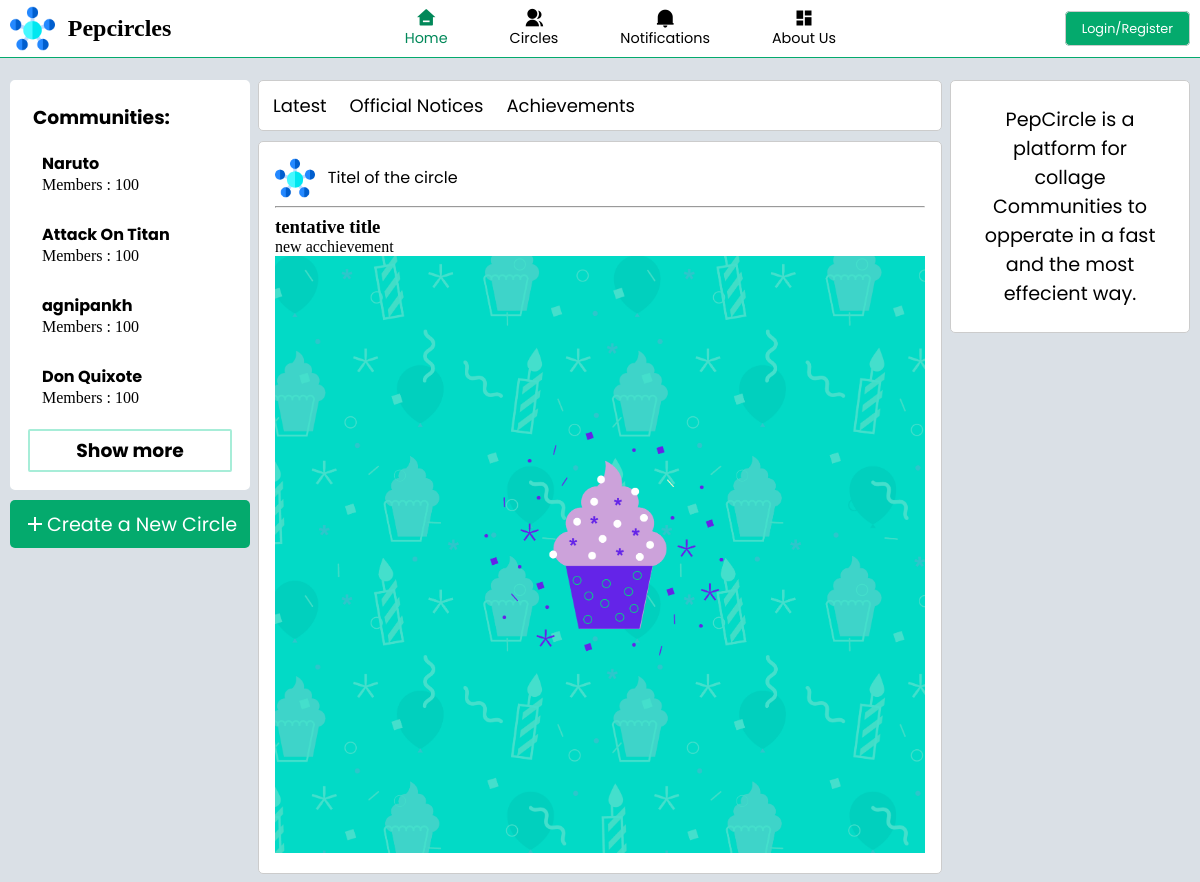
Before: / (upper part) with the older database file.
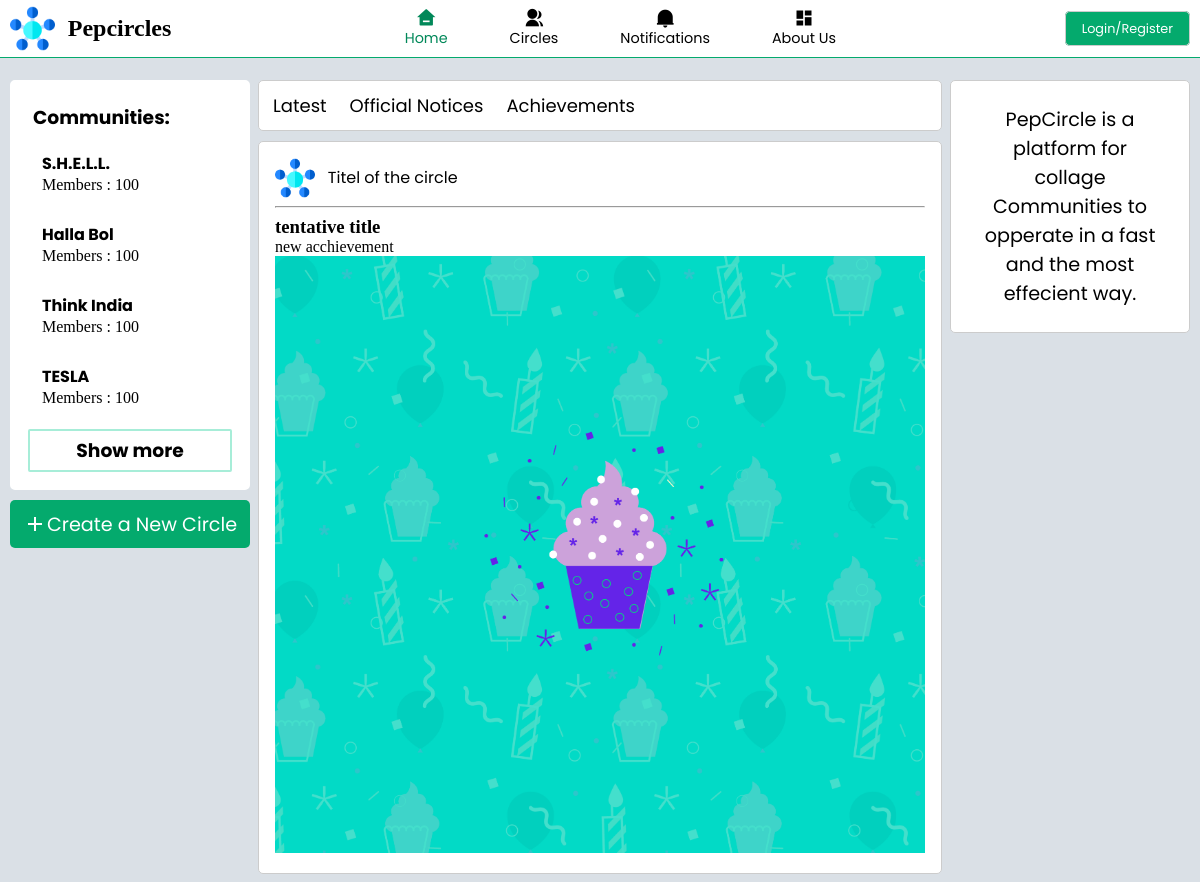
After: the same page with the newer database file.
### tables this page shows
CREATE TABLE `staticcircleinfo` (
  `circleId` int(11) NOT NULL,
  `circleName` char(250) NOT NULL,
  `circleLogo` varchar(3000) NOT NULL,
  `circleDiscription` varchar(5000) NOT NULL,
  `circleBanner` varchar(3000) NOT NULL DEFAULT 'low_poly_banner_design_1711.jpg',
  `circleStatus` int(11) NOT NULL,
  `collegeId` int(11) NOT NULL
);

CREATE TABLE `posts` (
  `post_id` int(11) NOT NULL,
  `time` time(6) NOT NULL,
  `date` date NOT NULL,
  `user_id` varchar(256) NOT NULL,
  `circleId` int(11) NOT NULL,
  `title` varchar(3000) NOT NULL,
  `content` longtext NOT NULL,
  `postType` int(11) NOT NULL DEFAULT 0
);

CREATE TABLE `image_rel` (
  `post_id` int(11) NOT NULL,
  `image_Id` int(11) NOT NULL
);

CREATE TABLE `images` (
  `imageId` int(11) NOT NULL,
  `imageName` varchar(256) NOT NULL,
  `time` time(6) NOT NULL,
  `date` date NOT NULL,
  `user_id` int(11) NOT NULL
);

### pages/back/database_connection.php (called while the page is built, shortened)
<?php
include "connection.php";
$sql = "SELECT *
            FROM staticcircleinfo";
$sql2 = "SELECT *
            FROM posts
            ORDER BY post_id DESC
            LIMIT 8";
$res = mysqli_query($conn, $sql);
$res2 = mysqli_query($conn, $sql2);
?>

### pages/post_templet.php (the view)
<?php
while ($row2 = mysqli_fetch_assoc($res2)) {
                ?>
                        <div class="ind_post post-id" id="<?php echo $row2['post_id']; ?>">
                            <div class="head_post">
                                <img src="/collageCommunity/images/logo.png" alt="">
                                <span>Titel of the circle</span>
                            </div>
                            <hr>
                            <h3><?php echo $row2['title']; ?></h3>
                            <p><?php echo $row2['content']; ?></p>
                            <?php
                                $post_id = $row2['post_id'];
                                $sql5 ="SELECT ir.post_id,
                                                ir.image_Id,
                                                i.imageName
                                        FROM image_rel AS ir
                                        JOIN images AS i
                                        ON ir.image_Id = i.imageId
                                        WHERE ir.post_id =  '$post_id'";
                                $res5 = mysqli_query($conn, $sql5);
                                if (mysqli_num_rows($res5) > 0) {
                                    while ($row5 = mysqli_fetch_assoc($res5)) {
                            ?>
                                        <div class = "post-image">
                                            <img src="/collageCommunity/images/post_images/<?php echo $row5['imageName']; ?>" alt="image">
                                        </div>
                            <?php
                                    }
                                }
                            ?>
                        </div>
                <?php } ?>

### index.php (shortened to what this page needs)
<?php
include "pages/back/database_connection.php";
?>
<!DOCTYPE html>
<html lang="en">
<head>
    <link rel="stylesheet" href="css/index.css">
</head>
<body>
    <?php
    include "pages/navbar.php";
    ?>
    <div class="main">
        <div class="comm_bar">
            <div class="sub_comm_bar">
                <h3 class="head">Communities:</h3>
                <ul>
                    <?php
                    if (mysqli_num_rows($res) > 0) {
                        $i = 0;
                        while ($row = mysqli_fetch_assoc($res)) {
                    ?>
                            <li>
                                <a href="pages/community_page.php?commid=<?php echo $row['circleId'] ?>">
                                    <h3><?php echo $row['circleName']; ?></h3>
                                    <p>Members : 100</p>
                                </a>
                            </li>
                    <?php
                            $i++;
                            if ($i == 4) {
                                break;
                            }
                        }
                    }
                    ?>
                </ul>
                <div class="show_more">
                    <h3 class="head"><a href="pages/circles.php">Show more</a></h3>
                </div>
            </div>
            <div class="create">
                <a href="pages/create_comm.php" id="comm">
                    <div><i class="ri-add-line"></i>
                        <p>Create a New Circle</p>
                    </div>
                </a>
            </div>
        </div>
        <div class="feed">
            <div class="tags">
                <a href="#">Latest</a>
                <a href="#">Official Notices</a>
                <a href="#">Achievements</a>
            </div>
            <div class="posts" id="posts">
                <?php
                if (mysqli_num_rows($res2) > 0) {
                    include "pages/post_templet.php";
                } ?>
            </div>
        </div>
        <div class="right_side">
                <?php
                    if (isset($_SESSION['login_status'])) {
                        if (mysqli_num_rows($res3) > 0) {
                            $row3 = mysqli_fetch_assoc($res3);
                ?>
            <a href="pages/profile_page.php">
                <div class="profile" id="profile">
                    <div class="img">
                        <img src="<?php echo "images/profile_img/".$row3['profile_img']; ?>">
                    </div>
                    <div class="info">
                        <p><?php echo base64_decode($row3['user_name']); ?></p>
                        <p><?php $row3['about']; ?></p>
                    </div>
                    <div class="pro_cir">
                        <p>Your circles : 5</p>
                        <p>Members : 500</p>
                    </div>
                </div>
            </a>
            <div class="sub_comm_bar" id="recent">
                <h3 class="head">Recent Posts:</h3>
                <ul>
                    <li>
                        <a href="#">
                            <h3>This_Community</h3>
                            <p>Community Discription</p>
                        </a>
                    </li>
                    <li>
                        <a href="#">
                            <h3>This_Community</h3>
                            <p>Community Discription</p>
                        </a>
                    </li>
                    <li>
                        <a href="#">
                            <h3>This_Community</h3>
                            <p>Community Discription</p>
                        </a>
                    </li>
                </ul>
            </div>
            <?php } } else{ ?>
                <div class="profile">
                    <div class = "info">
                        <p>PepCircle is a platform for collage Communities to opperate in a fast and the most effecient way.</p>
                    </div>
                </div>
            <?php } ?>
        </div>
    </div>
</body>
</html>

### pages/navbar.php (shortened to what this page needs)
<head>
    <link rel="stylesheet" href="/collageCommunity/css/navbar1.css">
    <link href="https://cdn.jsdelivr.net/npm/remixicon@2.5.0/fonts/remixicon.css" rel="stylesheet">
    <link rel="stylesheet" href="https://unpkg.com/boxicons@latest/css/boxicons.min.css">
</head>
<div class="header">
        <div class="logo">
            <img src= "/collageCommunity/images/logo.png" alt="" height="45px" width="45px">
            <h1>Pepcircles</h1>
        </div>
        <div class="navbar">
            <nav>
                <ul>
                    <li><a id="home" href="/collageCommunity/index.php"><i class="ri-home-3-fill"></i><span>Home</span></a></li>
                    <li><a id="circles" href="/collageCommunity/pages/circles.php"><i class="ri-group-fill"></i><span>Circles</span></a></li>
                    <li><a id="notification" href="/collageCommunity/pages/notifications.php"><i class="ri-notification-2-fill"></i><span>Notifications</span></a></li>
                    <li><a id="aboutus" href="/collageCommunity/pages/about.php"><i class="ri-dashboard-fill"></i></i><span>About Us</span></a></li>
                </ul>
            </nav>
        </div>
        <div class="login">
            <?php
            if (isset($_SESSION['login_status'])) {
            ?>
                <a href="/collageCommunity/pages/back/logout.php">Logout</a>
            <?php
            } else {
            ?>
                <a href="/collageCommunity/pages/login-form.php">Login/Register</a>
            <?php
            }
            ?>
        </div>
    </div>

### css/index.css (style rules this page uses)
.main { display: flex; height: 100%; }
.comm_bar { margin: 10px 10px 0 10px; width: 20%; height: 100%; position: fixed; z-index: 1; top: 60px; left: 0; overflow-x: hidden; }
.sub_comm_bar { margin: 10px 0 10px 0; background-color: white; border: 2px #ffffff solid; border-radius: 5px; padding: 1rem; flex: 1; }
.show_more { margin-top: 0.5rem; border-radius: 2px; border:2px solid #a7edd8; }
.show_more h3 { display: flex; justify-content: center; align-items: center; }
.sub_comm_bar .head { font-family: 'Poppins'; padding: 5px 5px 5px 5px; }
.sub_comm_bar ul li { padding: 12px 12px 12px 12px; border: 2px solid #ffffff; }
.sub_comm_bar ul li h3 { font-size: 1rem; font-family: 'Poppins'; }
.create { background-color: #04AA6D; color: white; padding: 0.6rem; border-radius: 5px; }
#comm div { display: flex; justify-content: center; align-items: center; }
#comm i { font-size: 1.5rem; color: white; }
#comm p { font-size: 1.2rem; font-family: 'Poppins'; color: white; }
.tags { display: flex; align-items: center; border: 1px #ccc solid; padding: 5px 5px 5px 10px; background-color: white; border-radius: 5px; }
.tags a { border: 2px solid #ffffff; }
.tags a { margin: 2px 15px 2px 0px; font-family: 'Poppins'; font-size: 18px; padding: 2px; border-radius: 2px; }
.ind_post { margin: 10px 0 10px 0; border: 1px #ccc solid; background-color: white; border-radius: 5px; padding: 1rem; }
.ind_post hr { margin-block: 0.5rem; height: 1px; background-color: #04AA6D; }
.head_post { display: flex; align-items: center; }
.head_post span { margin-left: 0.8rem; font-family: 'Poppins'; }
.head_post img { width: 40px; height: 40px; }
.post-image img { width: 100%; }
.right_side { margin: 10px 10px 0 10px; width: 20%; height: 100%; position: fixed; z-index: 1; top: 60px; right: 0; overflow-x: hidden; }
.profile { margin: 10px 0 10px 0; width: 100%; height: min-content; border: 1px #ccc solid; background-color: white; border-radius: 5px; display: flex; flex-direction: column; justify-content: center; align-items: center; padding: 1rem; }
.info { text-align: center; }
.info :nth-child(1) { font-size: 1.2rem; font-family: 'Poppins'; padding: 0.5rem; }

### css/navbar1.css (style rules this page uses)
* { list-style: none; margin: 0px; padding: 0px; text-decoration: none; box-sizing: border-box; }
body { background-color: #DAE0E6; }
a { color: black; }
.header { background-color: rgb(255, 255, 255); display: flex; justify-content: space-between; padding: 3px 10px 3px 0px; align-items: center; border-bottom: #04AA6D 1px solid; position: sticky; top: 0; width: 100%; z-index: 10; }
.logo { padding: 0px; margin-left: 10px; display: flex; align-items: center; }
.logo img { margin-right: 0.5rem; }
.logo h1 { font-size: 1.5rem; padding-inline: 0.3rem; }
.navbar nav ul { display: inline-flex; }
.navbar nav ul li { padding-inline: 1rem; }
.navbar nav ul li a { display: flex; flex-direction: column; justify-content: center; align-items: center; }
.navbar nav ul li i { font-size: 1.25rem; }
.navbar nav ul li span { font-size: 0.9rem; font-family: 'Poppins'; }
.navbar a { margin: 0 10px 0 10px; padding: 5px; font-size: 18px; color: black; font-family: 'Nunito Sans', sans-serif; }
.navbar .current { color: #018859; }
.login a { padding: 0.5rem 1rem; background-color: #04AA6D; font-size: 0.8rem; color: white; border: 1px #ccc solid; border-radius: 5px; font-family: 'Poppins'; }

Changed rows visible on the page:
removed staticcircleinfo: circleName "Naruto"
removed staticcircleinfo: circleName "Attack On Titan"
removed staticcircleinfo: circleName "agnipankh"
removed staticcircleinfo: circleName "Don Quixote"
added staticcircleinfo: circleName "S.H.E.L.L."
added staticcircleinfo: circleName "Halla Bol"
added staticcircleinfo: circleName "Think India"
added staticcircleinfo: circleName "TESLA"
